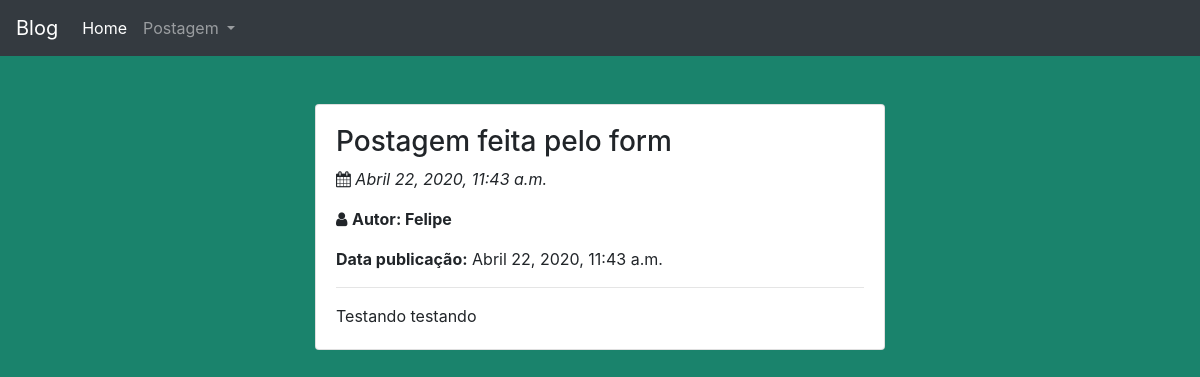
/post/5/, run on the app's committed database.
### blog/models.py (models this page shows, shortened)
class Postagem(models.Model):
    titulo = models.CharField(max_length=200)
    texto = models.TextField()
    autor = models.ForeignKey(settings.AUTH_USER_MODEL, on_delete=models.CASCADE)
    data_criacao = models.DateTimeField(default=timezone.now)
    data_publicacao = models.DateTimeField(blank=True, null=True)

### blog/views.py (the view)
# urls.py: path('post/<int:pk>/', views.detalhe_post, name="detalhe_post"),
def detalhe_post(request, pk):
    postagem = Postagem.objects.get(pk=pk)
    return render(request, 'detalhe_postagem.html', {'postagem': postagem})

### blog/templates/detalhe_postagem.html
{% extends 'base.html' %}
{% block content %}
<div class='container-fluid'>
    <div class='row'>
        <div class='col-3'></div>
        <div class='col-6'>
            <div class='card mt-5'>
                <div class='card-body'>
                    <h3>{{ postagem.titulo }}</h3>
                    <p><i class="fa fa-calendar"></i> <i>{{postagem.data_criacao}}</i></p>
                    <p><i class="fa fa-user"></i> <b>Autor: {{postagem.autor.username}}</b>
                    {% if postagem.data_publicacao %}
                    <p><b>Data publicação:</b> {{ postagem.data_publicacao }}</p>
                    </p>
                    {% endif %}
                    <hr>
                    <p class='card-text'>{{postagem.texto|linebreaksbr}}</p>
                </div>
                <div class='col-3'></div>
            </div>
        </div>
    </div>
</div>
{% endblock %}

### data on the page
Postagem: titulo "Postagem feita pelo form", data_criacao "Abril 22, 2020, 11:43 a.m.", autor.username "Felipe", data_publicacao "Abril 22, 2020, 11:43 a.m.", texto "Testando testando"
